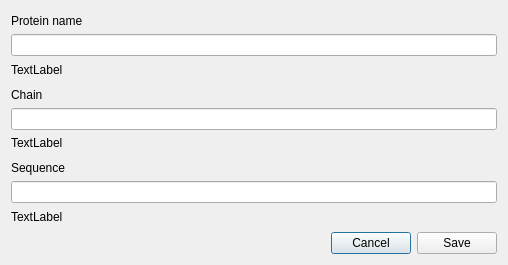
<?xml version="1.0" encoding="UTF-8"?>
<ui version="4.0">
 <class>Dialog</class>
 <widget class="QDialog" name="Dialog">
  <property name="geometry">
   <rect>
    <x>0</x>
    <y>0</y>
    <width>508</width>
    <height>265</height>
   </rect>
  </property>
  <property name="sizePolicy">
   <sizepolicy hsizetype="MinimumExpanding" vsizetype="MinimumExpanding">
    <horstretch>0</horstretch>
    <verstretch>0</verstretch>
   </sizepolicy>
  </property>
  <property name="minimumSize">
   <size>
    <width>0</width>
    <height>0</height>
   </size>
  </property>
  <property name="maximumSize">
   <size>
    <width>1000000</width>
    <height>1000000</height>
   </size>
  </property>
  <property name="windowTitle">
   <string>Dialog</string>
  </property>
  <layout class="QVBoxLayout" name="verticalLayout_4">
   <item>
    <layout class="QVBoxLayout" name="verticalLayout">
     <property name="spacing">
      <number>4</number>
     </property>
     <item>
      <widget class="QLabel" name="lbl_edit_prot_table_protein_name">
       <property name="text">
        <string>Protein name</string>
       </property>
      </widget>
     </item>
     <item>
      <widget class="QLineEdit" name="txt_edit_prot_table_protein_name"/>
     </item>
     <item>
      <widget class="QLabel" name="lbl_edit_prot_table_status_protein_name">
       <property name="text">
        <string>TextLabel</string>
       </property>
      </widget>
     </item>
    </layout>
   </item>
   <item>
    <layout class="QVBoxLayout" name="verticalLayout_2">
     <property name="spacing">
      <number>4</number>
     </property>
     <item>
      <widget class="QLabel" name="lbl_edit_prot_table_chain">
       <property name="text">
        <string>Chain</string>
       </property>
      </widget>
     </item>
     <item>
      <widget class="QLineEdit" name="txt_edit_prot_table_chain"/>
     </item>
     <item>
      <widget class="QLabel" name="lbl_edit_prot_table_status_chain">
       <property name="text">
        <string>TextLabel</string>
       </property>
      </widget>
     </item>
    </layout>
   </item>
   <item>
    <layout class="QVBoxLayout" name="verticalLayout_3">
     <property name="spacing">
      <number>4</number>
     </property>
     <item>
      <widget class="QLabel" name="lbl_edit_prot_table_seq">
       <property name="text">
        <string>Sequence</string>
       </property>
      </widget>
     </item>
     <item>
      <widget class="QLineEdit" name="txt_edit_prot_table_seq"/>
     </item>
     <item>
      <widget class="QLabel" name="lbl_edit_prot_table_status_seq">
       <property name="text">
        <string>TextLabel</string>
       </property>
      </widget>
     </item>
    </layout>
   </item>
   <item>
    <layout class="QHBoxLayout" name="horizontalLayout_4">
     <item>
      <spacer name="horizontalSpacer">
       <property name="orientation">
        <enum>Qt::Horizontal</enum>
       </property>
       <property name="sizeHint" stdset="0">
        <size>
         <width>40</width>
         <height>20</height>
        </size>
       </property>
      </spacer>
     </item>
     <item>
      <widget class="QPushButton" name="btn_edit_prot_table_cancel">
       <property name="text">
        <string>Cancel</string>
       </property>
      </widget>
     </item>
     <item>
      <widget class="QPushButton" name="btn_edit_prot_table_save">
       <property name="text">
        <string>Save</string>
       </property>
      </widget>
     </item>
    </layout>
   </item>
  </layout>
 </widget>
 <resources/>
 <connections/>
</ui>
